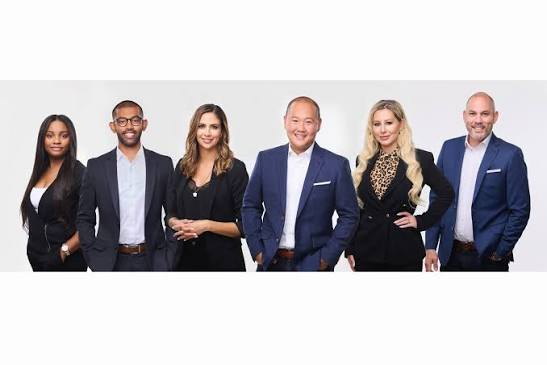
#> input picture images.jpg, 547 x 365 px
$ python opencvdemo.py
#> lines starting #> are read from the running program, lines starting #| are printed output that depends on the picture; after the words box and inside, x2 and y2 are one past the last pixel; in counts of white or black regions, pixels touching at a corner belong together
import cv2
face_cascade = cv2.CascadeClassifier(cv2.data.haarcascades + 'haarcascade_frontalface_default.xml')
img=cv2.imread("images.jpg")
#> img is the input picture: shape (365, 547, 3); mean B, G, R 191.6, 188.3, 191.4
gray=cv2.cvtColor(img, cv2.COLOR_BGR2GRAY)
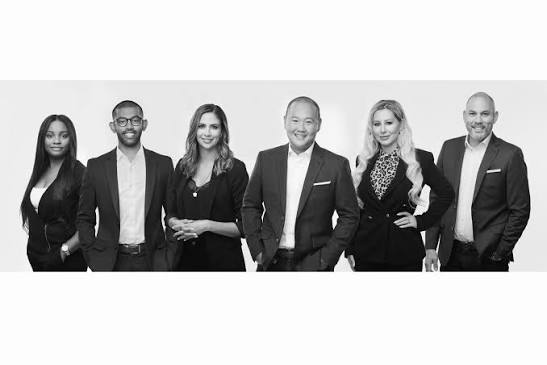
#> gray: shape (365, 547); min 0, max 255, mean 189.6
faces=face_cascade.detectMultiScale(gray,scaleFactor=1.1,minNeighbors=8)
#> faces = [[367, 111, 33, 33], [192, 115, 32, 32], [41, 123, 31, 31], [461, 100, 36, 36], [282, 106, 38, 38]]
for(x,y,w,h) in faces:
    faces=[
        (100,50,120,120),
        (300,80,130,130)
    ]
#> this loop made 5 passes
cv2.rectangle(img,(x,y),(x+w,y+h),(255,0,0),2)
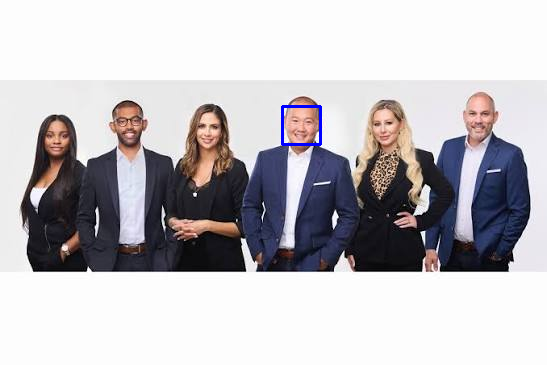
#> img: shape (365, 547, 3); 0.23% of pixels changed, all inside (x1, y1, x2, y2) = (281, 105, 322, 146)
cv2.imshow("Face DEtection", img)
cv2.waitKey(0)
cv2.destroyAllWindows()
